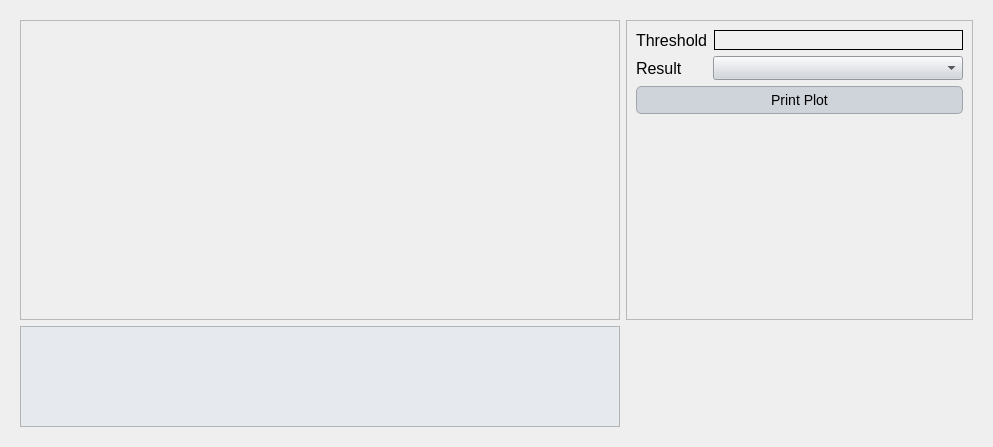
<?xml version="1.0" encoding="UTF-8"?>
<ui version="4.0">
 <class>Dialog</class>
 <widget class="QDialog" name="Dialog">
  <property name="geometry">
   <rect>
    <x>0</x>
    <y>0</y>
    <width>993</width>
    <height>447</height>
   </rect>
  </property>
  <property name="windowTitle">
   <string>Dialog</string>
  </property>
  <property name="styleSheet">
   <string notr="true">QLabel {
    font-family: 'Georgia'; /* Cambiar la fuente a Georgia */
    font-size: 16px; /* Cambiar el tamaño de la fuente */
    color: #000000; /* Color del texto (blanco) */
}

QLineEdit {
    font-family: 'Georgia'; /* Cambiar la fuente a Georgia */
    font-size: 14px; /* Cambiar el tamaño de la fuente */
    color: #000000; /* Color del texto (blanco) */
    background-color: #f0f0f0; /* Color de fondo del QLineEdit */
    border: 1px solid #000000; /* Borde blanco */
}

QComboBox {
    font-family: 'Georgia'; /* Cambiar la fuente a Georgia */
    font-size: 14px; /* Cambiar el tamaño de la fuente */
    color: #000000; /* Color del texto (blanco) */
    background-color: #cfd4da; /* Fondo oscuro del ComboBox */
}

QRadioButton {
    font-family: 'Georgia'; /* Cambiar la fuente a Georgia */
    font-size: 14px; /* Cambiar el tamaño de la fuente */
    color: #000000; /* Color del texto (blanco) */
}

QCheckBox {
    font-family: 'Georgia'; /* Cambiar la fuente a Georgia */
    font-size: 14px; /* Cambiar el tamaño de la fuente */
    color: #000000; /* Color del texto (blanco) */
}

/* Cambiar la fuente y estilo de los QPushButton */
QPushButton {
    font-family: 'Georgia'; /* Cambiar la fuente */
    font-size: 14px; /* Cambiar el tamaño de la fuente */
    color: #000000; /* Color del texto negro */
    background-color: #cfd4da; /* Fondo gris claro */
    border: 1px solid #a1a6ad; /* Borde gris medio */
    border-radius: 5px; /* Bordes redondeados */
    padding: 5px; /* Espaciado interno */
}

/* Estilo cuando el ratón pasa sobre el botón */
QPushButton:hover {
    color: #000000; /* Mantener el texto negro */
    background-color: #b7bcc3; /* Fondo gris un poco más oscuro al pasar el mouse */
}

/* Estilo cuando el botón está presionado */
QPushButton:pressed {
    background-color: #a6acb3; /* Fondo ligeramente más oscuro al presionar */
    color: #000000; /* Mantener el texto negro cuando se presiona */
}



/* Estilo general para QTableWidget y QTableView */
QTableWidget, QTableView {
    font-family: 'Georgia'; /* Cambiar la fuente a Georgia */
    font-size: 14px; /* Tamaño de la fuente */
    color: #000000; /* Color del texto negro */
    background-color: #e6e9ed; /* Fondo gris claro para la tabla */
    gridline-color: #a1a6ad; /* Color de las líneas de la tabla (gris medio) */
    selection-background-color: #b7bcc3; /* Color de fondo cuando se selecciona una celda (gris suave) */
    selection-color: #000000; /* Color del texto cuando la celda está seleccionada (negro) */
}

/* Estilo para el encabezado horizontal de la tabla */
QHeaderView::section {
    font-family: 'Georgia'; /* Cambiar la fuente a Georgia */
    font-size: 14px; /* Tamaño de la fuente */
    color: #000000; /* Color del texto negro */
    background-color: #cfd4da; /* Fondo gris claro del encabezado */
    border: 1px solid #a1a6ad; /* Borde gris medio entre las secciones */
    padding: 4px; /* Espaciado interno en el encabezado */
}

/* Estilo para las celdas de la tabla al pasar el mouse */
QTableWidget::item:hover, QTableView::item:hover {
    background-color: #b7bcc3; /* Fondo gris suave al pasar el mouse */
    color: #000000; /* Mantener el texto negro */
}

/* Estilo para las celdas cuando están seleccionadas */
QTableWidget::item:selected, QTableView::item:selected {
    background-color: #a6acb3; /* Fondo gris intermedio cuando está seleccionado */
    color: #000000; /* Texto negro cuando está seleccionado */
}

/* Ajustar el tamaño de las celdas */
QTableWidget::item, QTableView::item {
    padding: 4px; /* Espaciado interno de las celdas */
}

/* Estilo para el borde inferior de la tabla */
QTableCornerButton::section {
    background-color: #cfd4da; /* Fondo del botón de esquina */
    border: 1px solid #a1a6ad; /* Borde gris medio del botón de esquina */
}</string>
  </property>
  <layout class="QGridLayout" name="gridLayout_3">
   <item row="0" column="0">
    <widget class="QScrollArea" name="scrollArea">
     <property name="frameShape">
      <enum>QFrame::NoFrame</enum>
     </property>
     <property name="widgetResizable">
      <bool>true</bool>
     </property>
     <widget class="QWidget" name="scrollAreaWidgetContents">
      <property name="geometry">
       <rect>
        <x>0</x>
        <y>0</y>
        <width>975</width>
        <height>429</height>
       </rect>
      </property>
      <layout class="QGridLayout" name="gridLayout">
       <item row="0" column="0">
        <widget class="QFrame" name="frame">
         <property name="minimumSize">
          <size>
           <width>600</width>
           <height>300</height>
          </size>
         </property>
         <property name="frameShape">
          <enum>QFrame::StyledPanel</enum>
         </property>
         <property name="frameShadow">
          <enum>QFrame::Raised</enum>
         </property>
        </widget>
       </item>
       <item row="0" column="1">
        <widget class="QFrame" name="frame_2">
         <property name="frameShape">
          <enum>QFrame::StyledPanel</enum>
         </property>
         <property name="frameShadow">
          <enum>QFrame::Raised</enum>
         </property>
         <layout class="QGridLayout" name="gridLayout_2">
          <item row="1" column="0">
           <layout class="QHBoxLayout" name="horizontalLayout">
            <item>
             <widget class="QLabel" name="label">
              <property name="text">
               <string>Result</string>
              </property>
             </widget>
            </item>
            <item>
             <widget class="QComboBox" name="column">
              <property name="minimumSize">
               <size>
                <width>250</width>
                <height>0</height>
               </size>
              </property>
             </widget>
            </item>
           </layout>
          </item>
          <item row="0" column="0">
           <layout class="QHBoxLayout" name="horizontalLayout_2">
            <item>
             <widget class="QLabel" name="label_2">
              <property name="text">
               <string>Threshold</string>
              </property>
             </widget>
            </item>
            <item>
             <widget class="QLineEdit" name="threshold">
              <property name="alignment">
               <set>Qt::AlignCenter</set>
              </property>
             </widget>
            </item>
           </layout>
          </item>
          <item row="2" column="0">
           <widget class="QPushButton" name="print_graph">
            <property name="text">
             <string>Print Plot</string>
            </property>
           </widget>
          </item>
          <item row="3" column="0">
           <spacer name="verticalSpacer">
            <property name="orientation">
             <enum>Qt::Vertical</enum>
            </property>
            <property name="sizeHint" stdset="0">
             <size>
              <width>20</width>
              <height>40</height>
             </size>
            </property>
           </spacer>
          </item>
         </layout>
        </widget>
       </item>
       <item row="1" column="0">
        <widget class="QTableWidget" name="tableWidget">
         <property name="minimumSize">
          <size>
           <width>0</width>
           <height>90</height>
          </size>
         </property>
        </widget>
       </item>
      </layout>
     </widget>
    </widget>
   </item>
  </layout>
 </widget>
 <resources/>
 <connections/>
</ui>
